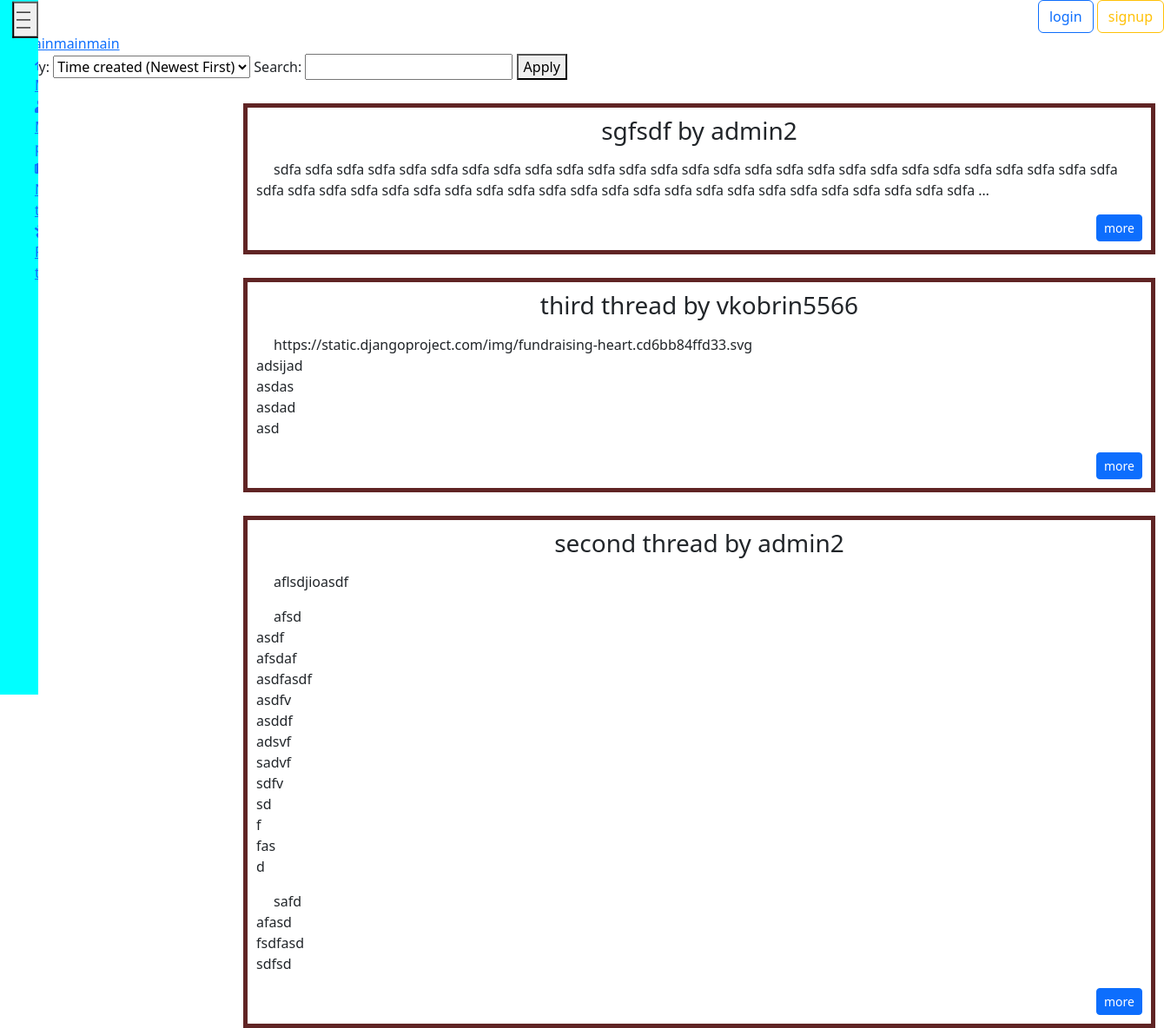
The page /threads/ on the database its author committed.
### threads/models.py (models this page shows, shortened)
class Thread(models.Model):
    author = models.ForeignKey(CustomUser, on_delete=models.CASCADE)
    title = models.CharField('Title', max_length=250)
    time_create = models.DateTimeField('Time of publication',auto_now_add=True)
    time_update = models.DateTimeField('Time of update',auto_now=True)
    full_text = models.TextField('Full text')
    ratings = models.ManyToManyField(Rating, blank=True)
    class Meta:
        ordering = ['time_create', 'title']

### users/models.py (models this page shows)
class CustomUser(AbstractUser):
    GENDER_CHOICES = (
        ('M', 'Male'),
        ('F', 'Female'),
        ('O', 'Other'),
    )
    gender = models.CharField(max_length=1, choices=GENDER_CHOICES)
    date_of_birth = models.DateField(null=True, blank=True)
    registration_date = models.DateField(auto_now_add=True)
    avatar = models.ImageField(upload_to='avatars/', blank=True, null=True)
    additional_info = models.TextField(blank=True)
    def __str__(self):
        return self.username
    objects = CustomUserManager()

### threads/views.py (the view)
# urls.py: path('', views.Threads.as_view(), name='threads'),
class Threads(ListView):
    paginate_by = 5
    model = Thread
    template_name = 'threads/threads.html'
    context_object_name = 'threads'
    def get_queryset(self):
        order_by = self.request.GET.get('order_by', '-time_create')
        search_text = self.request.GET.get('search_text', '')
        if search_text:
            return Thread.objects.filter(Q(title__icontains=search_text) | Q(full_text__icontains=search_text) | Q(author__username__icontains=search_text)).order_by(order_by)
        return Thread.objects.order_by(order_by)

### threads/templates/threads/threads.html (shortened to what this page needs)
{% extends 'main/layout.html' %}
{% block content%}
<a href="{% url 'main' %}">on mainmainmain</a>
    <form method="get" action="">
        <label for="order_by">Sort by:</label>
        <select name="order_by" id="order_by">
            <option value="-time_create" {% if request.GET.order_by == '-time_create' %}selected{% endif %}>Time created (Newest First)</option>
        </select>
        <label for="search_text">Search:</label>
        <input type="text" name="search_text" id="search_text" value="{{ request.GET.search_text }}">
        <button type="submit">Apply</button>
    </form>
    {% for el in threads%}
        <div class="threads">
            <h3>{{el.title}} by {{el.author}}</h3>
            <p>{{ el.full_text|truncatechars:500|linebreaks|truncatewords:50 }}</p>
            <div style="text-align: right;">
                <a class="btn btn-primary btn-sm" href="{% url 'thread' thId=el.id %}">more</a>
            </div>
        </div>
    {% endfor%}
{% endblock%}

### main/static/main/css/main.css (style rules this page uses)
.threads { word-wrap: break-word; margin-left: 35vh; margin-top: 2%; width: 1050px; border: 5px solid #602424; padding: 10px; }
.threads h3 { display: flex; justify-content: center; }
.threads p { text-indent: 20px; }

### rows shown on the page
Thread: title "sgfsdf", author "admin2", full_text "sdfa sdfa sdfa sdfa sdfa sdfa sdfa sdfa sdfa sdfa sdfa sdfa sdfa sdfa sdfa sdfa sdfa sdfa sdfa sdfa sdfa sdfa sdfa sdfa sdfa sdfa sdfa sdfa sdfa sdfa sdfa sdfa sdfa sdfa sdfa sdfa sdfa sdfa sdfa sdfa sdfa sdfa sdfa sdfa sdfa sdfa sdfa sdfa sdfa sdfa …"
Thread: title "third thread", author "vkobrin5566", full_text "https://static.djangoproject.com/img/fundraising-heart.cd6bb84ffd33.svg adsijad asdas asdad asd"
Thread: title "second thread", author "admin2", full_text "aflsdjioasdf afsd asdf afsdaf asdfasdf asdfv asddf adsvf sadvf sdfv sd f fas d safd afasd fsdfasd sdfsd"
